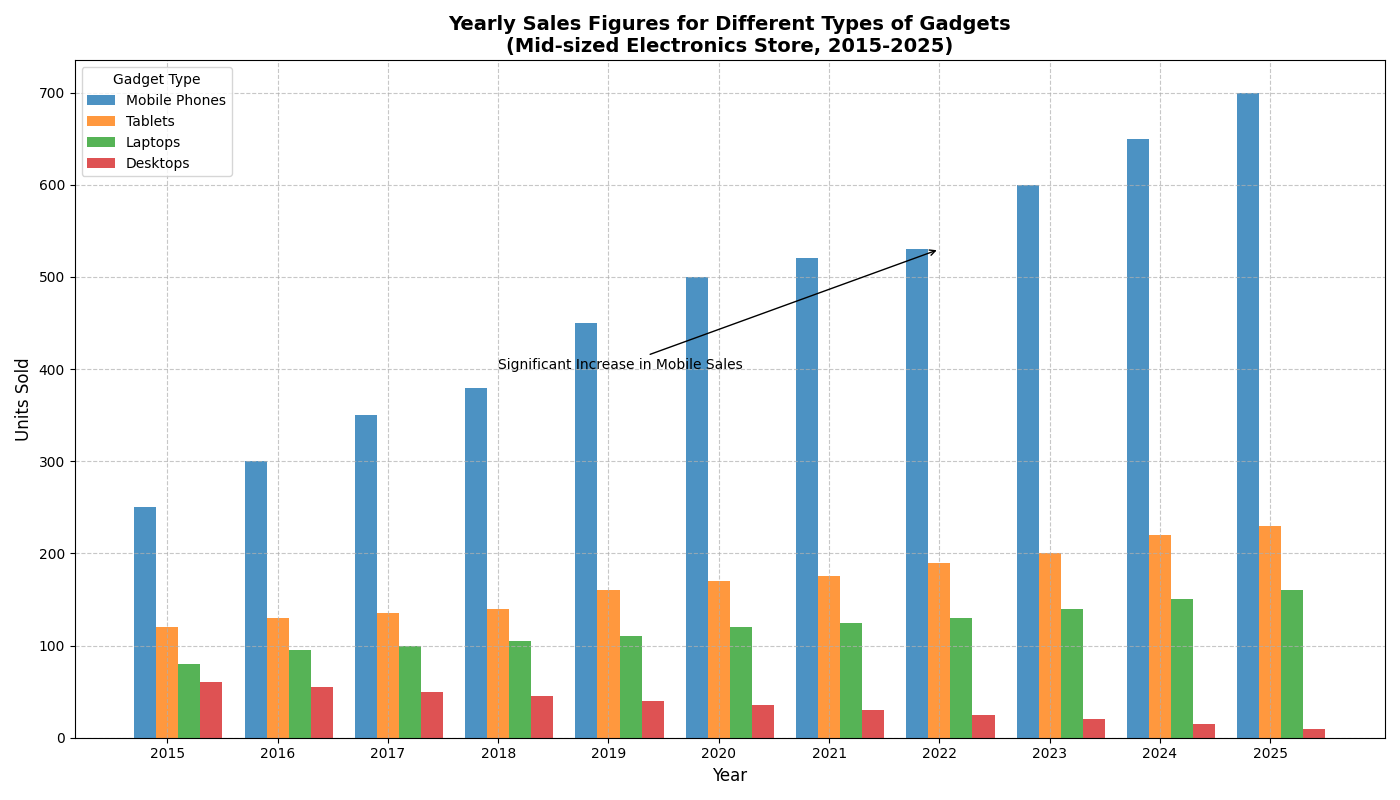

Reproduce this figure in Python.
import matplotlib.pyplot as plt
import numpy as np

# Backstory: This plot shows the yearly sales figures for different types of technological gadgets in a mid-sized electronic store from 2015 to 2025. 
# The company wants to analyze sales trends for Mobile Phones, Tablets, Laptops, and Desktops.

# Years from 2015 to 2025
years = np.arange(2015, 2026)

# Sales data for different gadgets in number of units sold
mobile_phones = [250, 300, 350, 380, 450, 500, 520, 530, 600, 650, 700]
tablets = [120, 130, 135, 140, 160, 170, 175, 190, 200, 220, 230]
laptops = [80, 95, 100, 105, 110, 120, 125, 130, 140, 150, 160]
desktops = [60, 55, 50, 45, 40, 35, 30, 25, 20, 15, 10]

# Creating the figure and axis
fig, ax = plt.subplots(figsize=(14, 8))

# Plotting the bar chart
bar_width = 0.2
years_shifted = np.arange(len(years))  # Adjusting the position of years in the x-axis

ax.bar(years_shifted - bar_width, mobile_phones, width=bar_width, label='Mobile Phones', color='#1f77b4', alpha=0.8)
ax.bar(years_shifted, tablets, width=bar_width, label='Tablets', color='#ff7f0e', alpha=0.8)
ax.bar(years_shifted + bar_width, laptops, width=bar_width, label='Laptops', color='#2ca02c', alpha=0.8)
ax.bar(years_shifted + 2 * bar_width, desktops, width=bar_width, label='Desktops', color='#d62728', alpha=0.8)

# Setting the title and labels
ax.set_title('Yearly Sales Figures for Different Types of Gadgets\n(Mid-sized Electronics Store, 2015-2025)', fontsize=14, fontweight='bold')
ax.set_ylabel('Units Sold', fontsize=12)
ax.set_xlabel('Year', fontsize=12)
ax.set_xticks(years_shifted)
ax.set_xticklabels(years)

# Adding the legend
ax.legend(title="Gadget Type", fontsize=10, loc='upper left')

# Adding grid for better readability
ax.grid(True, linestyle='--', alpha=0.7)

# Annotating a significant rise in Mobile Phones sales
ax.annotate('Significant Increase in Mobile Sales', xy=(7, mobile_phones[7]), xytext=(3, 400),
            arrowprops=dict(facecolor='black', arrowstyle='->'), fontsize=10)

# Tight layout for neatness
plt.tight_layout()

# Display the plot
plt.show()
